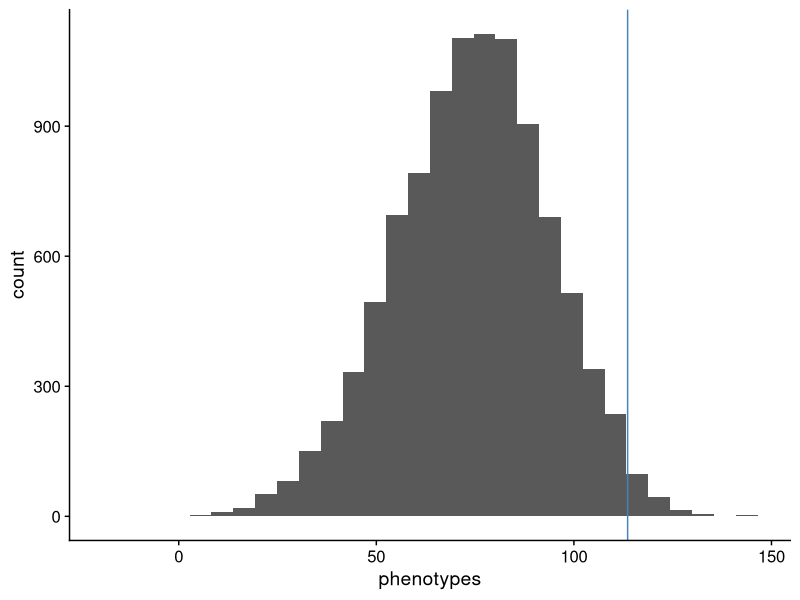
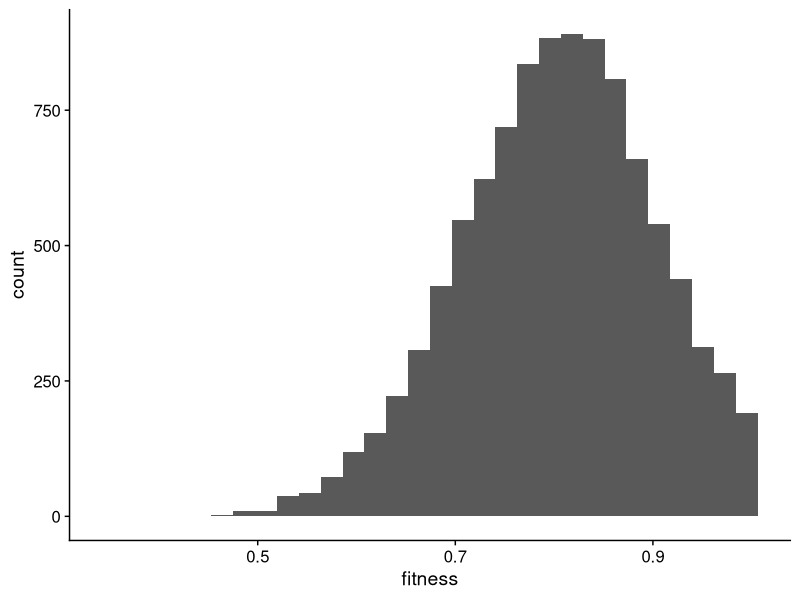
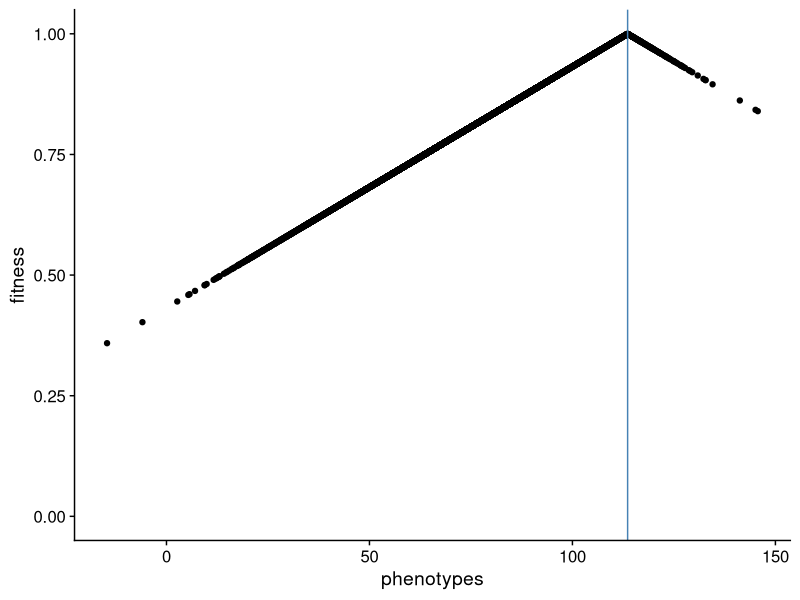

Write R code to recreate these figures, in order.
library(tidyverse)
library(cowplot)
theme_set(theme_cowplot())

set.seed(7711)


#how many loci
nloci <- 100

#how many individuals
ninds <- 10000

#heritability
h2 <- 0.5

#get effects
effects <- rexp(nloci)

#get freqs
markers <- runif(nloci,0.01,0.99)

additive <- numeric(length = ninds)

for(ii in 1:ninds)
{
  #get genotype for 10 loci for one individual
  geno <- rbinom(rep(1,10),rep(1,10), markers)
  effs <- geno*effects
  additive[ii] <- sum(effs)
}

V_A <- var(additive)
V_E <- (V_A/h2)- V_A
env <- rnorm(ninds, 0.0, sqrt(V_E))

phenotypes <- tibble(phenotypes = additive + env)
phenotypes$phenotypes <- ((phenotypes$phenotypes)/nloci) * 100
#phenotypes$phenotypes <- ((phenotypes$phenotypes - mean(phenotypes$phenotypes))/sd(phenotypes$phenotypes)) + 10

#define new optimum
new_opt <- mean(phenotypes$phenotypes) + sd(phenotypes$phenotypes)*2

phenotypes |>
  ggplot(aes(x=phenotypes)) +
  geom_histogram() +
  geom_vline(xintercept = new_opt, color = "steelblue")

scaling_f <- 200
  
phenotypes$fitness <- 1 - (abs(phenotypes$phenotypes - new_opt)/scaling_f)

#phenotypes$fitness <- (dnorm(new_opt - phenotypes$phenotypes, 10))

phenotypes |>
  ggplot(aes(x=fitness)) +
  geom_histogram()


phenotypes |>
  ggplot(aes(phenotypes, fitness)) +
  geom_point() +
  ylim(0,1) +
  geom_vline(xintercept = new_opt, color = "steelblue")

